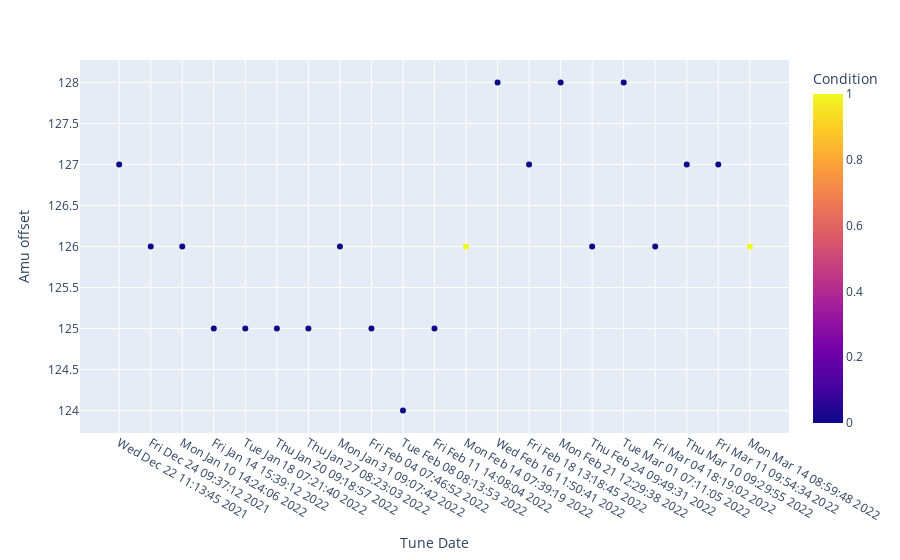

Write notebook code for a chart like this one.
### Code cell
# plotly plot for the data
import plotly.express as px
fig = px.scatter(df, x="Tune Date", y="Amu offset", color="Condition")
fig.show()

### Figure 1 — Plotly figure (JSON) as saved in the notebook; plotly's stock layout.template omitted (floating-point values rounded to 4 significant figures)
{"data": [{"hovertemplate": "Tune Date=%{x}<br>Amu offset=%{y}<br>Condition=%{marker.color}<extra></extra>", "legendgroup": "", "marker": {"color": [0, 0, 0, 0, 0, 0, 0, 0, 0, 0, 0, 1, 0, 0, 0, 0, 0, 0, 0, 0, 1], "coloraxis": "coloraxis", "symbol": "circle"}, "mode": "markers", "name": "", "orientation": "v", "showlegend": false, "type": "scatter", "x": ["Wed Dec 22 11:13:45 2021", "Fri Dec 24 09:37:12 2021", "Mon Jan 10 14:24:06 2022", "Fri Jan 14 15:39:12 2022", "Tue Jan 18 07:21:40 2022", "Thu Jan 20 09:18:57 2022", "Thu Jan 27 08:23:03 2022", "Mon Jan 31 09:07:42 2022", "Fri Feb 04 07:46:52 2022", "Tue Feb 08 08:13:53 2022", "Fri Feb 11 14:08:04 2022", "Mon Feb 14 07:39:19 2022", "Wed Feb 16 11:50:41 2022", "Fri Feb 18 13:18:45 2022", "Mon Feb 21 12:29:38 2022", "Thu Feb 24 09:49:31 2022", "Tue Mar 01 07:11:05 2022", "Fri Mar 04 18:19:02 2022", "Thu Mar 10 09:29:55 2022", "Fri Mar 11 09:54:34 2022", "Mon Mar 14 08:59:48 2022"], "xaxis": "x", "y": [127, 126, 126, 125, 125, 125, 125, 126, 125, 124, 125, 126, 128, 127, 128, 126, 128, 126, 127, 127, 126], "yaxis": "y"}], "layout": {"coloraxis": {"colorbar": {"title": {"text": "Condition"}}, "colorscale": [[0, "#0d0887"], [0.1111, "#46039f"], [0.2222, "#7201a8"], [0.3333, "#9c179e"], [0.4444, "#bd3786"], [0.5556, "#d8576b"], [0.6667, "#ed7953"], [0.7778, "#fb9f3a"], [0.8889, "#fdca26"], [1, "#f0f921"]]}, "legend": {"tracegroupgap": 0}, "margin": {"t": 60}, "xaxis": {"anchor": "y", "domain": [0, 1], "title": {"text": "Tune Date"}}, "yaxis": {"anchor": "x", "domain": [0, 1], "title": {"text": "Amu offset"}}}}
